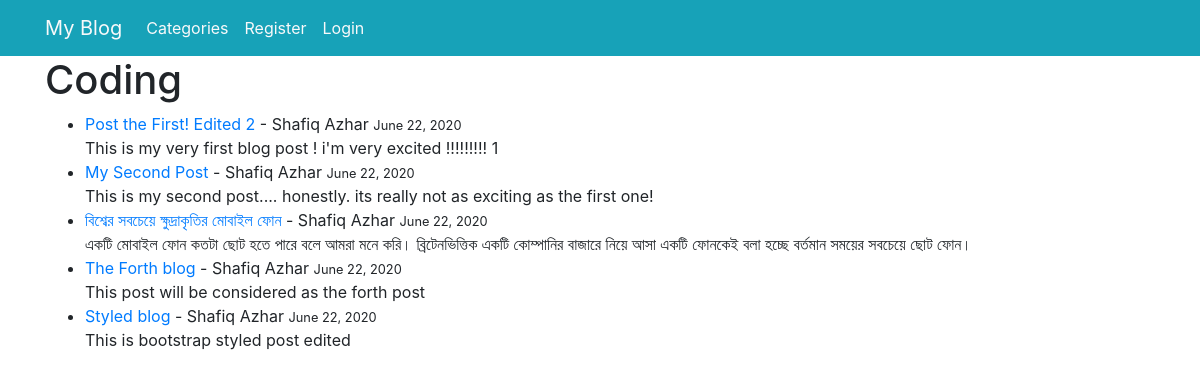
/category/coding/, run on the app's committed database.
### theblog/models.py (models this page shows, shortened)
class Post(models.Model):
	title = models.CharField(max_length=255)
	title_tag = models.CharField(max_length=255)
	author = models.ForeignKey(User, on_delete=models.CASCADE)
	body = models.TextField()
	post_date = models.DateField(auto_now_add=True)
	category = models.CharField(max_length=255, default='coding')

### theblog/views.py (the view)
# urls.py: path('category/<str:cats>/', CategoryView, name='category'),
def CategoryView(request, cats):
	category_posts = Post.objects.filter(category=cats.replace('-', ' '))
	return render(request, 'categories.html', {'cats': cats.title().replace('-', ' '), 'category_posts' : category_posts})

### theblog/templates/categories.html (shortened to what this page needs)
{% extends 'base.html' %}
{% block content %}
{% if category_posts %}
<h1>{{ cats }}</h1>
<ul>
{% for post in category_posts %}
<li><a href="{% url 'article-detail' post.pk %}">{{ post.title }}</a> -
		{{ post.author.first_name }}
		{{ post.author.last_name }}
		<small>
			{{ post.post_date }}
		</small><br/>
		{{ post.body|slice:":150" }}
	</li>
{% endfor %}
</ul>
{% else %}
Sorry this page does'nt exist
{% endif %}
{% endblock %}

### data on the page
Post: title "Post the First! Edited 2", author.first_name "Shafiq", author.last_name "Azhar", post_date "June 22, 2020", body "This is my very first blog post ! i'm very excited !!!!!!!!! 1"
Post: title "My Second Post", author.first_name "Shafiq", author.last_name "Azhar", post_date "June 22, 2020", body "This is my second post.... honestly. its really not as exciting as the first one!"
Post: title "বিশ্বের সবচেয়ে ক্ষুদ্রাকৃতির মোবাইল ফোন", author.first_name "Shafiq", author.last_name "Azhar", post_date "June 22, 2020", body "একটি মোবাইল ফোন কতটা ছোট হতে পারে বলে আমরা মনে করি। ব্রিটেনভিত্তিক একটি কোম্পানির বাজারে নিয়ে আসা একটি ফোনকেই বলা হচ্ছে বর্তমান সময়ের সবচেয়ে ছোট ফোন।"
Post: title "The Forth blog", author.first_name "Shafiq", author.last_name "Azhar", post_date "June 22, 2020", body "This post will be considered as the forth post"
Post: title "Styled blog", author.first_name "Shafiq", author.last_name "Azhar", post_date "June 22, 2020", body "This is bootstrap styled post edited"

### other printed values
{{ cats }} "Coding"
